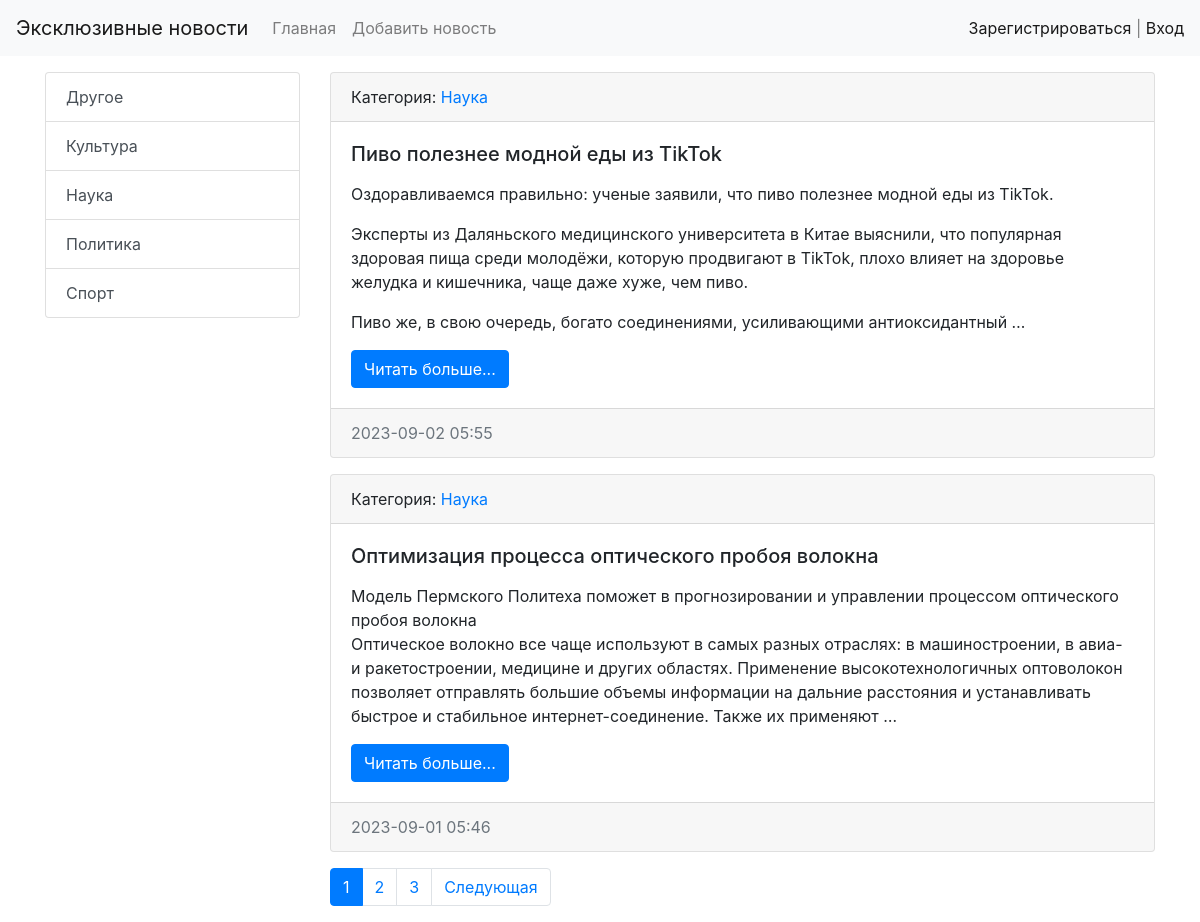
The app's page /, older data.
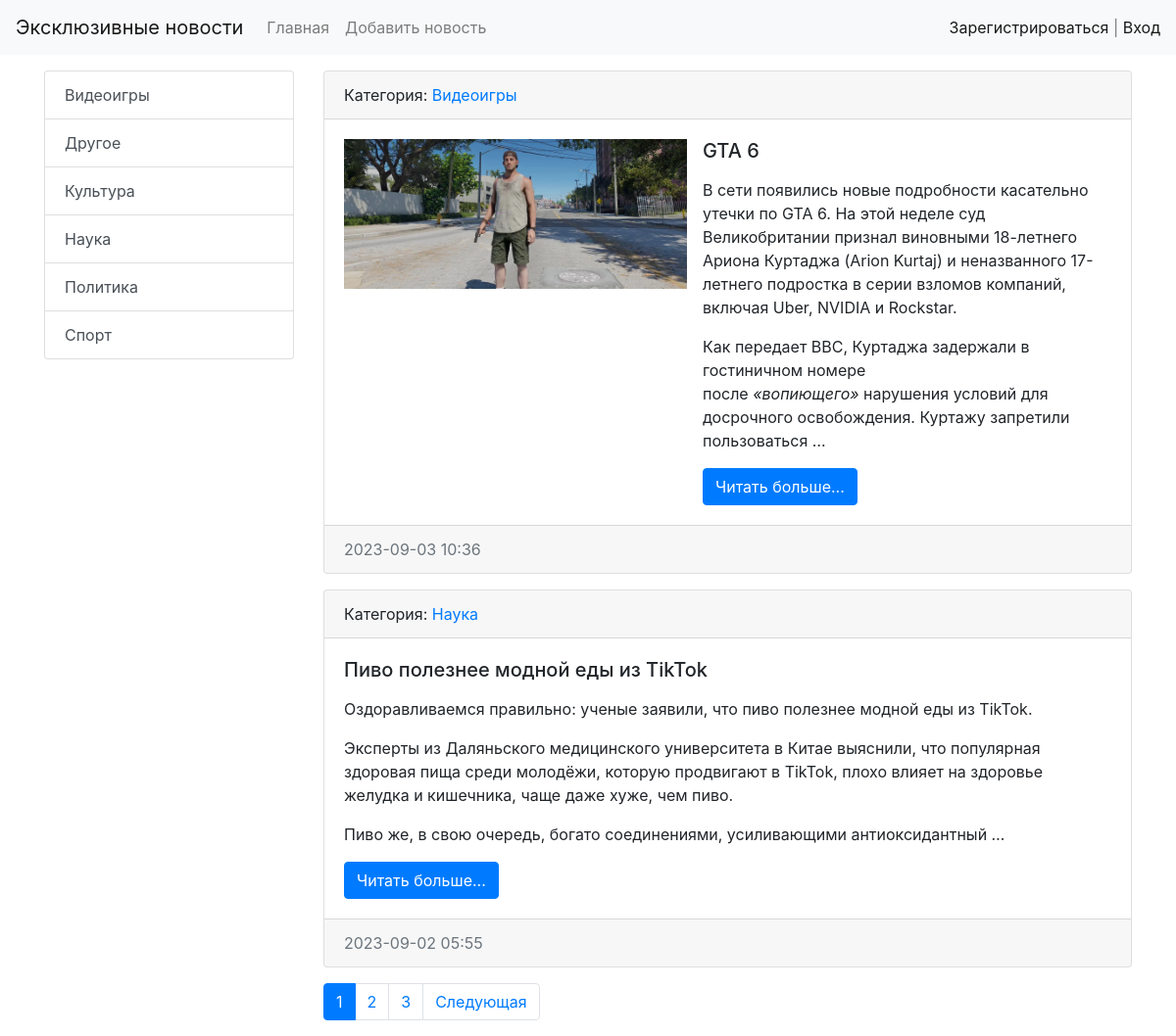
The same page, newer data.
### news/models.py (models this page shows, shortened)
class Category(models.Model):
    title = models.CharField(max_length=150, db_index=True, verbose_name='Наименование категории')
    def __str__(self):
        return self.title
    class Meta:
        verbose_name = 'Категория'
        verbose_name_plural = 'Категории'
        ordering = ['title']

class News(models.Model):
    title = models.CharField(max_length=150, verbose_name='Наименование')
    content = models.TextField(blank=True, verbose_name='Контент')
    created_at = models.DateTimeField(auto_now=True, verbose_name='Дата публикации')
    updated_at = models.DateTimeField(auto_now=True, verbose_name='Обновлено')
    photo = models.ImageField(upload_to='photos', verbose_name='Фото', blank=True)
    is_published = models.BooleanField(default=True, verbose_name='Опубликовано')
    category = models.ForeignKey('Category', on_delete=models.PROTECT, null=True, verbose_name='Категория')
    def get_absolute_url(self):
        return reverse('view_news', kwargs={"news_id": self.pk})
    class Meta:
        verbose_name = 'новость'
        verbose_name_plural = 'новости'
        ordering = ['-created_at']

### news/views.py (the view)
# urls.py: path('', HomeNews.as_view(), name='home'),
class HomeNews(ListView):
    model = News
    template_name = 'news/home_news_list.html'
    context_object_name = 'news'
    paginate_by = 2
    def get_context_data(self, *, object_list=None, **kwargs):
        context = super().get_context_data(**kwargs)
        context['title'] = 'Главная'
        return context
    def get_queryset(self):
        return News.objects.filter(is_published=True)

### news/templatetags/news_tags.py (called while the page is built)
@register.simple_tag
def get_categories():
    return Category.objects.all()

### news/templates/news/home_news_list.html (shortened to what this page needs)
{% extends 'base.html' %}
{% block sitebar %}
{% include 'inc/_sidebar.html' %}
{% endblock  %}
{% block content %}
{% for item in news %}
<div class="card mb-3">
    <div class="card-header">
    Категория: <a href="{% url 'category' item.category.pk %}">{{ item.category }}</a>
    </div>
    <div class="card-body">
      <div class="media">
        {% if item.photo %}
          <img src="{{ item.photo.url }}" alt="", width="350", class="mr-3">
        {% else %}
          {% comment %} Здесь можно оставить ссылку на изображение по умолчанию через <img src=""> {% endcomment %}
        {% endif %}
        <div class="media-body">
          <h5 class="card-title">{{ item.title }}</h5>
          <p class="card-text">{{ item.content|safe|linebreaks|truncatewords:50 }}</p>
          <a href="{{item.get_absolute_url}}" class="btn btn-primary">Читать больше...</a>
        </div>
      </div>
    </div>
    <div class="card-footer text-muted">
        {{ item.created_at|date:"Y-m-d H:i" }}
    </div>
</div>
{% endfor %}
{% endblock  %}

### templates/base.html (shortened to what this page needs)
<!doctype html>
<html lang="en">
  <head>
    <link rel="stylesheet" href="https://cdn.jsdelivr.net/npm/bootstrap@4.3.1/dist/css/bootstrap.min.css">
  </head>
  <body>
    {% include 'inc/_nav.html' %}
      <div class="container mt-3">
        <div class="row">
            <div class="col-md-3">
              {% block sitebar %}SITEBAR{% endblock  %}
            </div>
            <div class="col-md-9">
              {% block content %}CONTENT{% endblock  %}
              {% if page_obj.has_other_pages %}
              <nav aria-label="...">
                <ul class="pagination">
                  {% for p in page_obj.paginator.page_range %}
                  {% if page_obj.number == p %}
                    <li class="page-item active" aria-current="page">
                      <a class="page-link" href="?page={{ p }}">{{ p }} <span class="sr-only">(current)</span></a>
                    </li>
                  {% elif p > page_obj.number|add:-3 and p < page_obj.number|add:3 %}
                    <li class="page-item">
                      <a class="page-link" href="?page={{ p }}">{{ p }}</a>
                    </li>
                  {% endif %}
                  {% endfor %}
                  {% if page_obj.has_next %}
                  <li class="page-item">
                    <a class="page-link" href="?page={{ page_obj.next_page_number }}">Следующая</a>
                  </li>
                  {% endif %}
                </ul>
              </nav>
              {% endif %}
            </div>
        </div>
      </div>
  </body>
</html>

### templates/inc/_nav.html (shortened to what this page needs)
<nav class="navbar navbar-expand-lg navbar-light bg-light">
    <a class="navbar-brand" href="{% url 'home' %}">Эксклюзивные новости</a>
    <div class="collapse navbar-collapse" id="navbarSupportedContent">
      <ul class="navbar-nav mr-auto">
        <li class="nav-item"><a class="nav-link" href="{% url 'home' %}">Главная</a></li>
        <li class="nav-item"><a class="nav-link" href="{% url 'add_news' %}">Добавить новость</a></li>
      </ul>
      <span class="navbar-text">
        {% if request.user.is_authenticated %}
        Добро пожаловать, {{ user.username }} | <a href="{% url 'logout' %}">Выход</a>
        {% else %}
        <a href="{% url 'register' %}">Зарегистрироваться</a> | <a href="{% url 'login' %}">Вход</a>
        {% endif %}
      </span>
    </div>
  </nav>

### templates/inc/_sidebar.html
{% load news_tags %}
<div class="list-group">
    {% get_categories as categories %}
    {% for item in categories %}
    <a href="{% url 'category' item.pk %}" class="list-group-item list-group-item-action">{{ item.title }}</a>
    {% endfor %}
</div>

Row changes from the older to the newer data that the page shows:
no longer on this page (row unchanged): News: category "Наука", title "Оптимизация процесса оптического пробоя волокна", content "Модель Пермского Политеха поможет в прогнозировании и управлении процессом оптического пробоя волокна Оптическое волокно все чаще используют в самых разных отраслях: в машиностроении, в авиа- и ракетостроении, медицине и других областях. Применение высокотехнологичных оптоволокон позволяет отправлять большие объемы информации на дальние расстояния и устанавливать быстрое и стабильное интернет-соединение. Также их применяют …", created_at "2023-09-01 05:46"
added Category: title "Видеоигры"
added News: category "Видеоигры", photo (picture), title "GTA 6", content "В сети появились новые подробности касательно утечки по GTA 6. На этой неделе суд Великобритании признал виновными 18-летнего Ариона Куртаджа (Arion Kurtaj) и неназванного 17-летнего подростка в серии взломов компаний, включая Uber, NVIDIA и Rockstar. Как передает BBC, Куртаджа задержали в гостиничном номере после «вопиющего» нарушения условий для досрочного освобождения. Куртажу запретили пользоваться …", created_at "2023-09-03 10:36"
